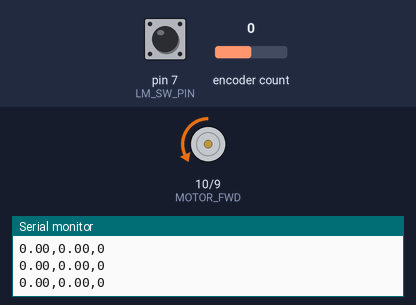
This sketch was run on a simulated Arduino Uno, built with avr-gcc and run on an emulated ATmega328P. On the bench: motor-driver pin pairs drawn as motors (green arrow = first pin HIGH = forward, orange = second pin HIGH = backward, longer = more drive, scaled by the enable pin), the last lines printed to the serial monitor. Inputs (shaded band) come from the test bench; at power-on: pin 7 (LM_SW_PIN) LOW, encoder count 0.

Above: at 1.2 s.
1.3 s: pin 7 (LM_SW_PIN) pulled HIGH for 0.15 s
At 1.7 s:
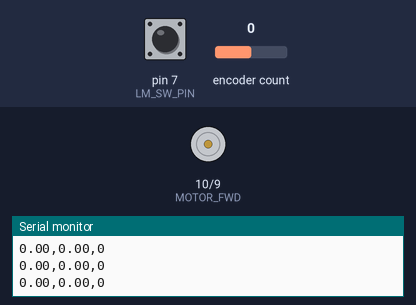
At 2.8 s:
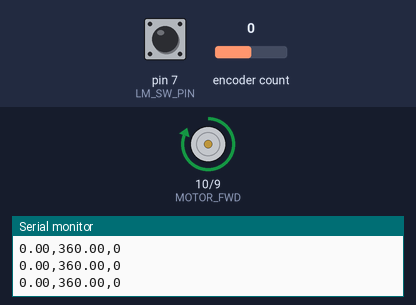
3.3 s: encoder count set to 4
Timing chart, 0 to 6.3 s (numbered marks = the images above; inputs shaded):
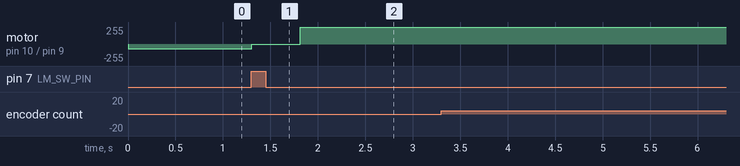

Measured:
- after the input at 1.3 s, motor on pin 10 (MOTOR_FWD) / pin 9 (MOTOR_REV): backward 70/255 → stopped at once, → forward 255/255 0.51 s later

The sketch:

N20_limit_switch.ino
```cpp
#include <Encoder.h>
//#include <SimpleKalmanFilter.h>

// Motor control pins (use with motor driver)
#define MOTOR_FWD 10
#define MOTOR_REV 9
#define PWM_EN    5  // PWM pin to control speed

// Encoder pins
#define ENCODER_A 2
#define ENCODER_B 3

#define LM_SW_PIN 7
bool homed = false;
// Motor + Encoder specs
const int gearRatio = 100;
const int pulsesPerRev = 28;  // pulses per shaft revolution
const float degreesPerPulse = 360.0 / (gearRatio * pulsesPerRev);

Encoder motorEncoder(ENCODER_A, ENCODER_B);
//SimpleKalmanFilter kalman(2, 2, 0.01);

// PID variables
float Kp = 10;
float Ki = 5;
float Kd = 2;

float errorSum = 0;
float lastError = 0;
float limit_reached = 0;

float shaftAngle, rawAngle, pidOutput, error;
bool switchPinState = LOW;

long lastTime = 0;
float targetAngle = 360;  // Change as needed

void setup() {
  Serial.begin(9600);
  pinMode(LM_SW_PIN, INPUT);
  pinMode(MOTOR_FWD, OUTPUT);
  pinMode(MOTOR_REV, OUTPUT);
  pinMode(PWM_EN, OUTPUT);

  motorEncoder.write(0);
  Serial.print(0); Serial.print(" "); Serial.print(1000);
}

void loop() {
  // --- Compute shaft position in degrees ---
  long pulseCount = motorEncoder.read();
  switchPinState = digitalRead(LM_SW_PIN);
  if(switchPinState == HIGH && homed == false) {
    homed = true;
    analogWrite(PWM_EN, 0);
    digitalWrite(MOTOR_FWD, LOW);
    digitalWrite(MOTOR_REV, LOW);
    motorEncoder.write(0);
    delay(500);
    lastTime = millis();
  }
  else if(homed == true) {
    rawAngle = pulseCount * degreesPerPulse;
    shaftAngle = rawAngle ;


    // --- Compute PID ---
    error = targetAngle - shaftAngle;

    long now = millis();
    float dt = (now - lastTime) / 1000.0;  // seconds

    errorSum += ((error + lastError)/2) * dt;
    float dError = (error - lastError) / dt;

    pidOutput = Kp * error + Ki * errorSum + Kd * dError;

    lastError = error;
    lastTime = now;

    // --- Apply motor control ---
    int pwm = constrain(abs(pidOutput), 0, 255);

    if (abs(error) < 0.5) {
      // close enough to target
      analogWrite(PWM_EN, 0);
      digitalWrite(MOTOR_FWD, LOW);
      digitalWrite(MOTOR_REV, LOW);
    }
    else if (pidOutput > 0) {
      digitalWrite(MOTOR_FWD, HIGH);
      digitalWrite(MOTOR_REV, LOW);
      analogWrite(PWM_EN, pwm);
    } else {
      digitalWrite(MOTOR_FWD, LOW);
      digitalWrite(MOTOR_REV, HIGH);
      analogWrite(PWM_EN, pwm);
    }
  }
  else {
    digitalWrite(MOTOR_FWD, LOW);
    digitalWrite(MOTOR_REV, HIGH);
    analogWrite(PWM_EN, 70);
  }
    // --- Debug info ---
    //Serial.print("Angle: ");
    //Serial.print("60,");      // Y-axis minimum
    Serial.print(shaftAngle);
    Serial.print(",");
    Serial.print(error);
    Serial.print(",");
    Serial.println(pulseCount);
    //Serial.println(", 120, ");  // Y-axis maximum

    //Serial.print(" | PWM: "); Serial.print(pwm);
    //Serial.println(pwm);

  delay(10);  // Small delay for stability
}
```
